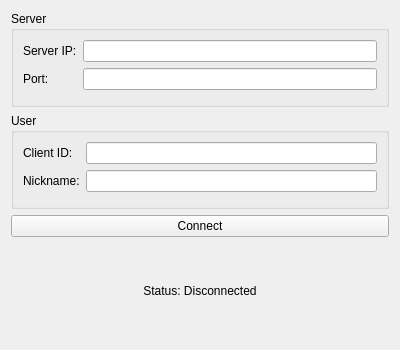
<?xml version="1.0" encoding="UTF-8"?>
<ui version="4.0">
 <class>LoginWindow</class>
 <widget class="QWidget" name="LoginWindow">
  <property name="geometry">
   <rect>
    <x>0</x>
    <y>0</y>
    <width>400</width>
    <height>350</height>
   </rect>
  </property>
  <property name="windowTitle">
   <string>IM Client - Login</string>
  </property>
  <layout class="QVBoxLayout" name="verticalLayout">
   <item>
    <widget class="QGroupBox" name="group_server">
     <property name="title">
      <string>Server</string>
     </property>
     <layout class="QFormLayout" name="formLayout_server">
      <item row="0" column="0">
       <widget class="QLabel" name="label_ip">
        <property name="text">
         <string>Server IP:</string>
        </property>
       </widget>
      </item>
      <item row="0" column="1">
       <widget class="QLineEdit" name="lineEdit_ip"/>
      </item>
      <item row="1" column="0">
       <widget class="QLabel" name="label_port">
        <property name="text">
         <string>Port:</string>
        </property>
       </widget>
      </item>
      <item row="1" column="1">
       <widget class="QLineEdit" name="lineEdit_port"/>
      </item>
     </layout>
    </widget>
   </item>
   <item>
    <widget class="QGroupBox" name="group_user">
     <property name="title">
      <string>User</string>
     </property>
     <layout class="QFormLayout" name="formLayout_user">
      <item row="0" column="0">
       <widget class="QLabel" name="label_clientId">
        <property name="text">
         <string>Client ID:</string>
        </property>
       </widget>
      </item>
      <item row="0" column="1">
       <widget class="QLineEdit" name="lineEdit_clientId"/>
      </item>
      <item row="1" column="0">
       <widget class="QLabel" name="label_nickname">
        <property name="text">
         <string>Nickname:</string>
        </property>
       </widget>
      </item>
      <item row="1" column="1">
       <widget class="QLineEdit" name="lineEdit_nickname"/>
      </item>
     </layout>
    </widget>
   </item>
   <item>
    <widget class="QPushButton" name="btn_connect">
     <property name="text">
      <string>Connect</string>
     </property>
     <property name="minimumHeight">
      <number>40</number>
     </property>
    </widget>
   </item>
   <item>
    <widget class="QLabel" name="label_status">
     <property name="text">
      <string>Status: Disconnected</string>
     </property>
     <property name="alignment">
      <set>Qt::AlignCenter</set>
     </property>
    </widget>
   </item>
  </layout>
 </widget>
 <resources/>
 <connections/>
</ui>
